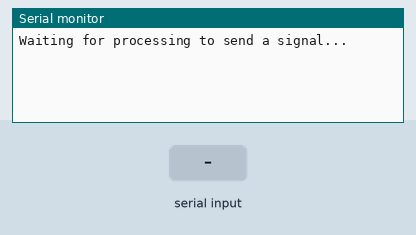
A sketch run on a simulated Arduino Uno, built with avr-gcc and run on an emulated ATmega328P. Shown: the last lines printed to the serial monitor. The test bench sets the inputs (shaded band).

Above: at 1.2 s.
1.3 s: "1\n" received over Serial
At 2.0 s:
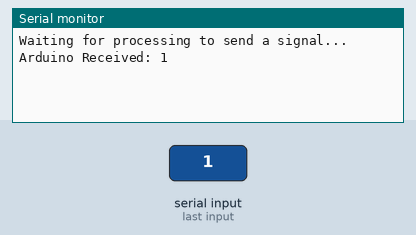
2.8 s: byte 10 ('\n') received over Serial
At 3.1 s:
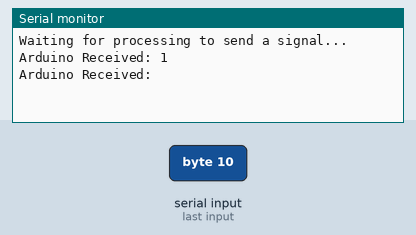
4.3 s: "0\n" received over Serial
At 5.5 s:
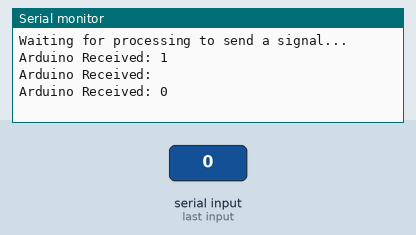

The sketch:

read_files_from_serial.ino
```cpp
// Buffer to store incoming commands from serial port
String inData;

void setup() {
    Serial.begin(9600);
    Serial.println("Waiting for processing to send a signal...\n");
}

void loop() {
    while (Serial.available() > 0)
    {
        char recieved = Serial.read();
        inData += recieved;

        // Process message when new line character is recieved
        if (recieved == '\n')
        {
            Serial.print("Arduino Received: ");
            Serial.print(inData);

            inData = ""; // Clear recieved buffer
        }
    }
}
```

Measured:
- after the input at 1.3 s, the serial monitor: prints a new line at once (image 1)
- after the input at 2.8 s, the serial monitor: prints a new line at once (image 2)
- after the input at 4.3 s, the serial monitor: prints a new line at once (image 3)
